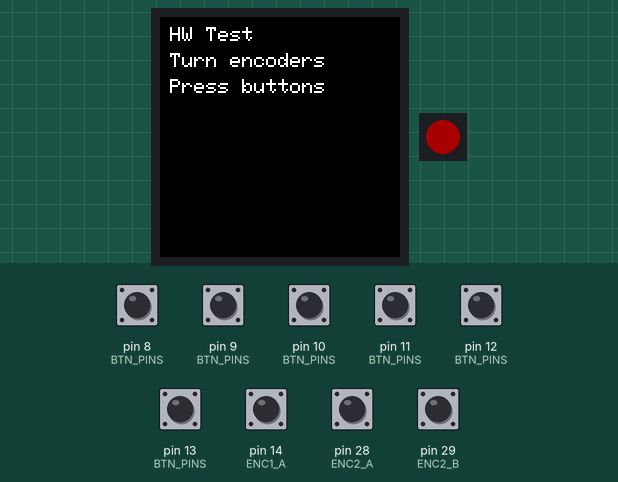
Recording of a sketch running on a simulated Arduino Mega 2560, built with avr-gcc and run on an emulated ATmega2560. Parts: 240×240 colour display, 1 RGB LEDs in strip order, left to right. Inputs (shaded band) come from the test bench; at power-on: pin 8 (BTN_PINS), pin 9 (BTN_PINS), pin 10 (BTN_PINS), pin 11 (BTN_PINS), pin 12 (BTN_PINS), pin 13 (BTN_PINS), pin 14 (ENC1_A), pin 28 (ENC2_A), pin 29 (ENC2_B) HIGH. Dim RGB values are drawn brighter than linear; what the sketch prints to the serial monitor is not drawn.

Above: at 1.4 s.
1.5 s: pin 8 (BTN_PINS) pulled LOW for 0.15 s
At 2.7 s:
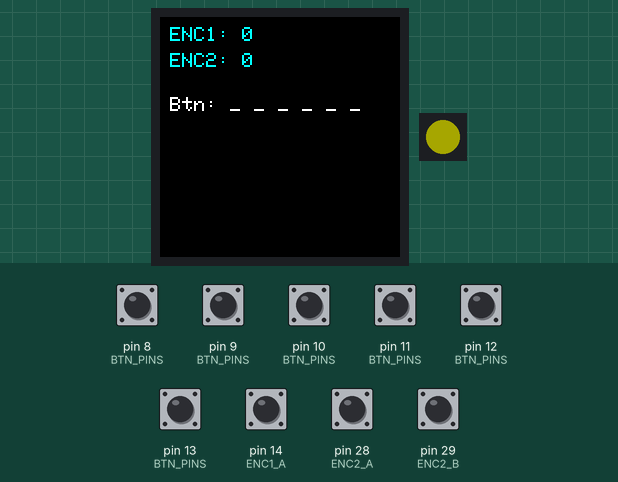
3.2 s: pin 9 (BTN_PINS) pulled LOW for 0.15 s
At 4.2 s:
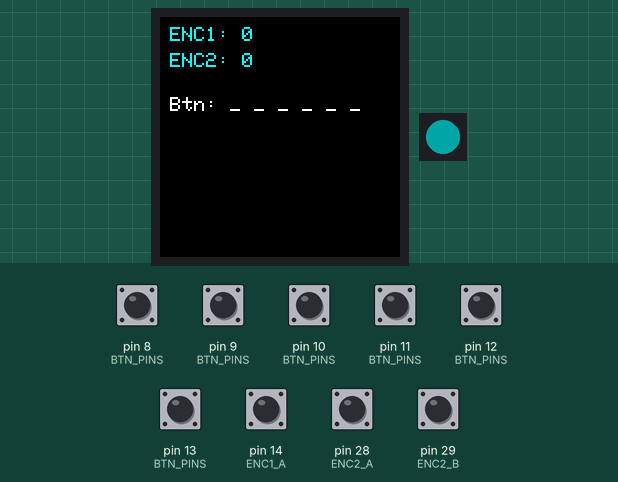
4.9 s: pin 10 (BTN_PINS) pulled LOW for 0.15 s
At 5.6 s:
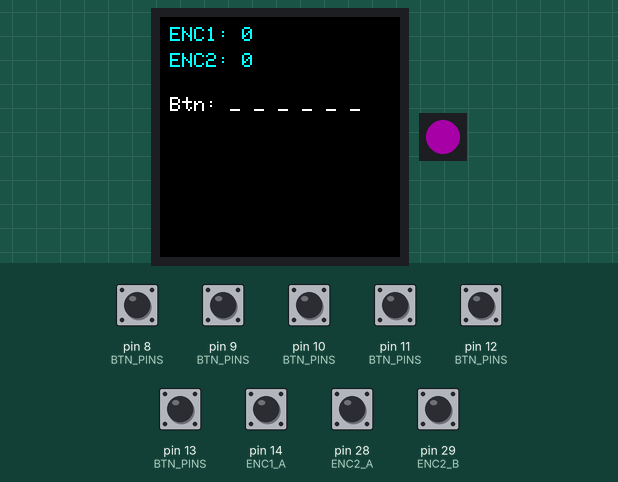
6.6 s: pin 11 (BTN_PINS) pulled LOW for 0.15 s
At 7.9 s:
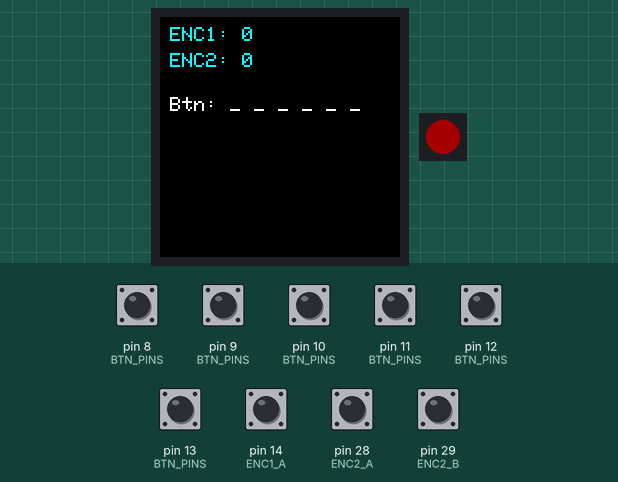
8.3 s: pin 12 (BTN_PINS) pulled LOW for 0.15 s
At 8.41 s:
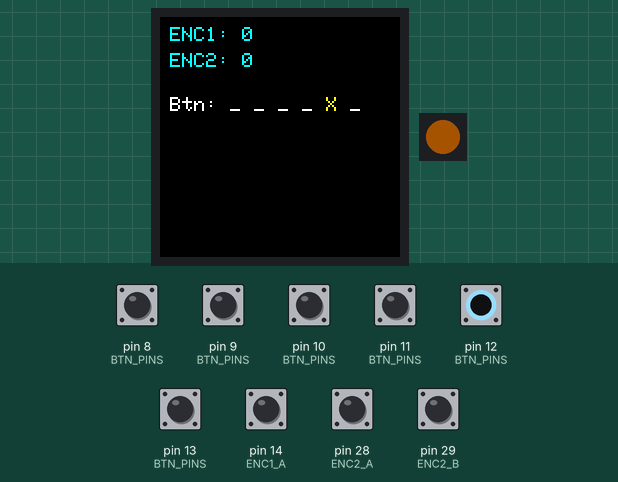
9.9 s: pin 13 (BTN_PINS) pulled LOW for 0.15 s
At 10.01 s:
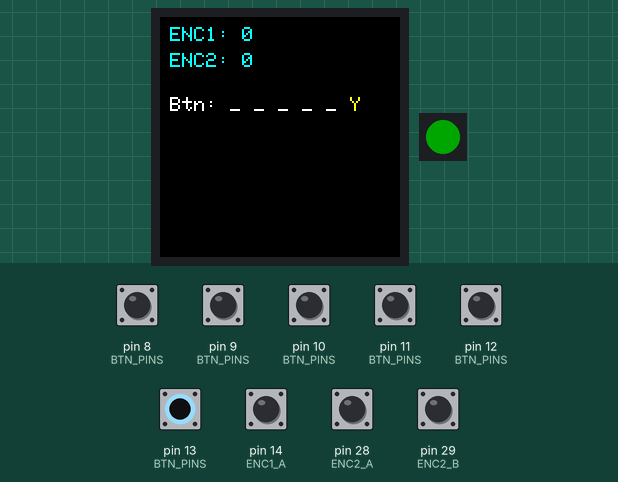
Timing chart, 0 to 12.5 s (numbered marks = the images above; inputs shaded):
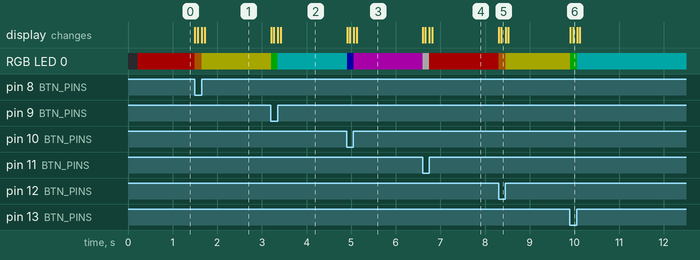

The sketch:

step1_hw_test.ino
```cpp
// Hardware bringup test: ST7789 LCD + rotary encoders + buttons + WS2812 LED
// Board: Waveshare RP2040-Zero  →  Raspberry Pi RP2040 (Philhower core)
// USB Stack: Adafruit TinyUSB (or default — HID not needed here)

#include <SPI.h>
#include <Adafruit_GFX.h>
#include <Adafruit_ST7789.h>
#include <Adafruit_NeoPixel.h>

// ── LCD ───────────────────────────────────────────────────────
#define LCD_SCK  2
#define LCD_MOSI 3
#define LCD_RST  4
#define LCD_BL   5
#define LCD_DC   6
#define LCD_CS   7

// ── Buttons ───────────────────────────────────────────────────
#define BTN_A  8
#define BTN_B  9
#define BTN_C  10
#define BTN_D  11
#define BTN_X  12
#define BTN_Y  13

// ── Encoders ─────────────────────────────────────────────────
#define ENC1_A 14
#define ENC1_B 15
#define ENC2_A 28
#define ENC2_B 29

// ── Onboard WS2812 ───────────────────────────────────────────
#define LED_PIN 16

// ─────────────────────────────────────────────────────────────

Adafruit_ST7789 tft(LCD_CS, LCD_DC, LCD_RST);
Adafruit_NeoPixel led(1, LED_PIN, NEO_GRB + NEO_KHZ800);

// Color wheel: cycle through these on every input change
static const uint32_t COLORS[] = {
  0xFF0000, // red
  0xFF8000, // orange
  0xFFFF00, // yellow
  0x00FF00, // green
  0x00FFFF, // cyan
  0x0000FF, // blue
  0xFF00FF, // magenta
  0xFFFFFF, // white
};
#define NUM_COLORS (sizeof(COLORS) / sizeof(COLORS[0]))
static uint8_t color_idx = 0;

volatile int enc_pos[2] = {0, 0};
volatile int enc_last_a[2];
volatile int isr2_count = 0;  // increments on every ENC2 interrupt — 0 means ISR never fired

void isr_enc1() {
  int a = digitalRead(ENC1_A);
  int b = digitalRead(ENC1_B);
  if (a != enc_last_a[0]) { enc_last_a[0] = a; enc_pos[0] += (a == b) ? 1 : -1; }
}
void isr_enc2() {
  isr2_count++;
  int a = digitalRead(ENC2_A);
  int b = digitalRead(ENC2_B);
  if (a != enc_last_a[1]) { enc_last_a[1] = a; enc_pos[1] += (a == b) ? 1 : -1; }
}

const int BTN_PINS[] = {BTN_A, BTN_B, BTN_C, BTN_D, BTN_X, BTN_Y};
const char* BTN_NAMES[] = {"A", "B", "C", "D", "X", "Y"};
#define NUM_BTNS 6

void setup() {
  Serial.begin(115200);

  // LCD
  SPI.setSCK(LCD_SCK);
  SPI.setTX(LCD_MOSI);
  pinMode(LCD_BL, OUTPUT);
  digitalWrite(LCD_BL, HIGH);
  tft.init(240, 240);
  tft.setRotation(2);
  tft.fillScreen(ST77XX_BLACK);
  tft.setTextColor(ST77XX_WHITE);
  tft.setTextSize(2);
  tft.setCursor(10, 10);
  tft.println("HW Test");
  tft.setCursor(10, 36);
  tft.println("Turn encoders");
  tft.setCursor(10, 62);
  tft.println("Press buttons");

  // Encoders
  pinMode(ENC1_A, INPUT_PULLUP); pinMode(ENC1_B, INPUT_PULLUP);
  pinMode(ENC2_A, INPUT_PULLUP); pinMode(ENC2_B, INPUT_PULLUP);
  enc_last_a[0] = digitalRead(ENC1_A);
  enc_last_a[1] = digitalRead(ENC2_A);
  attachInterrupt(digitalPinToInterrupt(ENC1_A), isr_enc1, CHANGE);
  attachInterrupt(digitalPinToInterrupt(ENC2_A), isr_enc2, CHANGE);

  // Buttons
  for (int i = 0; i < NUM_BTNS; i++) pinMode(BTN_PINS[i], INPUT_PULLUP);

  // WS2812
  led.begin();
  led.setBrightness(40);
  led.setPixelColor(0, COLORS[color_idx]);
  led.show();
}

static int last_pos[2] = {};
static bool last_btn[NUM_BTNS] = {};
static unsigned long last_debug_ms = 0;

void loop() {
  bool redraw = false;

  // Print raw GP28/GP29 state + ISR fire count every 500 ms for diagnostics.
  // If GP28/29 don't toggle when you manually short them to GND → wiring issue.
  // If isr2_count never changes while turning ENC2 → interrupt not firing.
  // If isr2_count changes but enc_pos[1] doesn't → direction logic issue.
  if (millis() - last_debug_ms >= 500) {
    last_debug_ms = millis();
    Serial.print("DBG  GP28="); Serial.print(digitalRead(ENC2_A));
    Serial.print(" GP29="); Serial.print(digitalRead(ENC2_B));
    Serial.print("  isr2_count="); Serial.println(isr2_count);
  }

  for (int i = 0; i < 2; i++) {
    if (enc_pos[i] != last_pos[i]) { last_pos[i] = enc_pos[i]; redraw = true; }
  }
  for (int i = 0; i < NUM_BTNS; i++) {
    bool pressed = (digitalRead(BTN_PINS[i]) == LOW);
    if (pressed != last_btn[i]) { last_btn[i] = pressed; redraw = true; }
  }

  if (redraw) {
    color_idx = (color_idx + 1) % NUM_COLORS;
    led.setPixelColor(0, COLORS[color_idx]);
    led.show();

    tft.fillScreen(ST77XX_BLACK);
    tft.setTextSize(2);

    // Encoders
    tft.setTextColor(ST77XX_CYAN);
    tft.setCursor(10, 10);
    tft.print("ENC1: "); tft.println(enc_pos[0]);
    tft.setCursor(10, 36);
    tft.print("ENC2: "); tft.println(enc_pos[1]);

    // Buttons
    tft.setTextColor(ST77XX_WHITE);
    tft.setCursor(10, 80);
    tft.print("Btn: ");
    for (int i = 0; i < NUM_BTNS; i++) {
      if (last_btn[i]) {
        tft.setTextColor(ST77XX_YELLOW);
        tft.print(BTN_NAMES[i]);
        tft.setTextColor(ST77XX_WHITE);
      } else {
        tft.print("_");
      }
      tft.print(" ");
    }

    // Serial mirror
    Serial.print("ENC1="); Serial.print(enc_pos[0]);
    Serial.print(" ENC2="); Serial.print(enc_pos[1]);
    Serial.print(" BTN:");
    for (int i = 0; i < NUM_BTNS; i++) {
      Serial.print(last_btn[i] ? BTN_NAMES[i] : "_");
    }
    Serial.println();
  }

  delay(10);
}
```

Measured:
- after the input at 1.5 s, RGB LED 0: RGB(40, 0, 0) → RGB(40, 20, 0) at once, → RGB(40, 40, 0) 0.15 s later; the display: first changes at once (image 1 shows a later state)
- after the input at 3.2 s, RGB LED 0: RGB(40, 40, 0) → RGB(0, 40, 0) at once, → RGB(0, 40, 40) 0.15 s later; the display: first changes at once (image 2 shows a later state)
- after the input at 4.9 s, RGB LED 0: RGB(0, 40, 40) → RGB(0, 0, 40) at once, → RGB(40, 0, 40) 0.15 s later; the display: first changes at once (image 3 shows a later state)
- after the input at 6.6 s, RGB LED 0: RGB(40, 0, 40) → RGB(40, 40, 40) at once, → RGB(40, 0, 0) 0.15 s later; the display: first changes at once (image 4 shows a later state)
- after the input at 8.3 s, RGB LED 0: RGB(40, 0, 0) → RGB(40, 20, 0) at once, → RGB(40, 40, 0) 0.15 s later; the display: first changes at once (image 5 shows a later state)
- after the input at 9.9 s, RGB LED 0: RGB(40, 40, 0) → RGB(0, 40, 0) at once, → RGB(0, 40, 40) 0.15 s later; the display: first changes at once (image 6 shows a later state)
